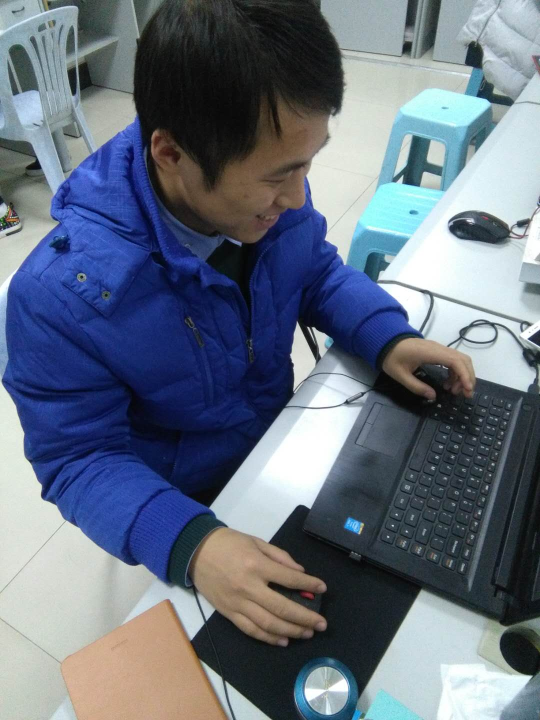
#> input picture 6zww1.jpeg, 1080 x 1440 px (shown at 1/2 size)
$ python small_picture.py   (older library calls are emulated)
#> lines starting #> are read from the running program, lines starting #| are printed output that depends on the picture
from PIL import Image, ImageTk
im = Image.open('6zww1.jpeg')
#> im is the input picture: PIL image 1080x1440 RGB; mean R, G, B 102.4, 112.6, 127.9
out = im.resize((280, 360),Image.ANTIALIAS)
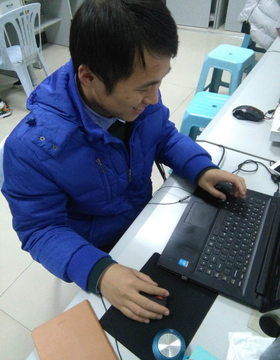
#> out: PIL image 280x360 RGB; mean R, G, B 102.4, 112.6, 127.9

out.save('6zhangwuwei.jpeg', 'jpeg')

$ run again, with 6zww2.jpeg copied over 6zww1.jpeg
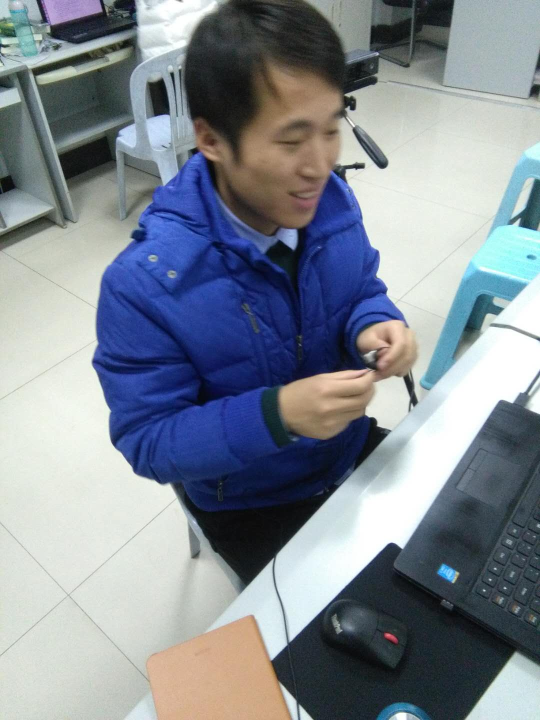
#> input picture 6zww2.jpeg, 1080 x 1440 px (shown at 1/2 size)
#> im is the input picture: PIL image 1080x1440 RGB; mean R, G, B 129.6, 137.5, 147.1
#> `out = im.resize((280, 360),Image.ANTIALIAS)`:
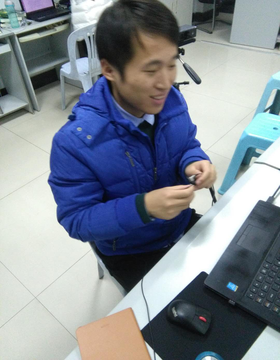
#> out: PIL image 280x360 RGB; mean R, G, B 129.6, 137.5, 147.1

$ run again, with 10xxl1.jpeg copied over 6zww1.jpeg
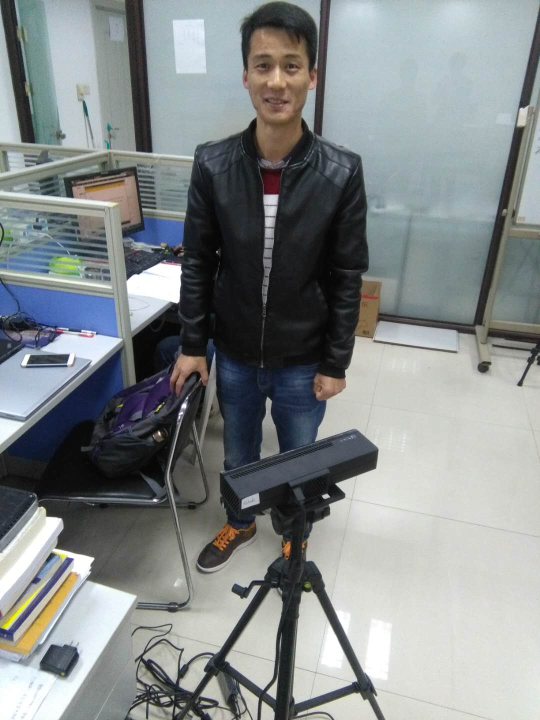
#> input picture 10xxl1.jpeg, 1080 x 1440 px (shown at 1/2 size)
#> im is the input picture: PIL image 1080x1440 RGB; mean R, G, B 132.7, 137.7, 138.3
#> `out = im.resize((280, 360),Image.ANTIALIAS)`:
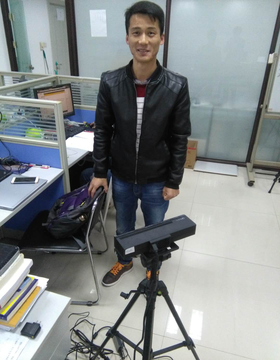
#> out: PIL image 280x360 RGB; mean R, G, B 132.7, 137.7, 138.3
